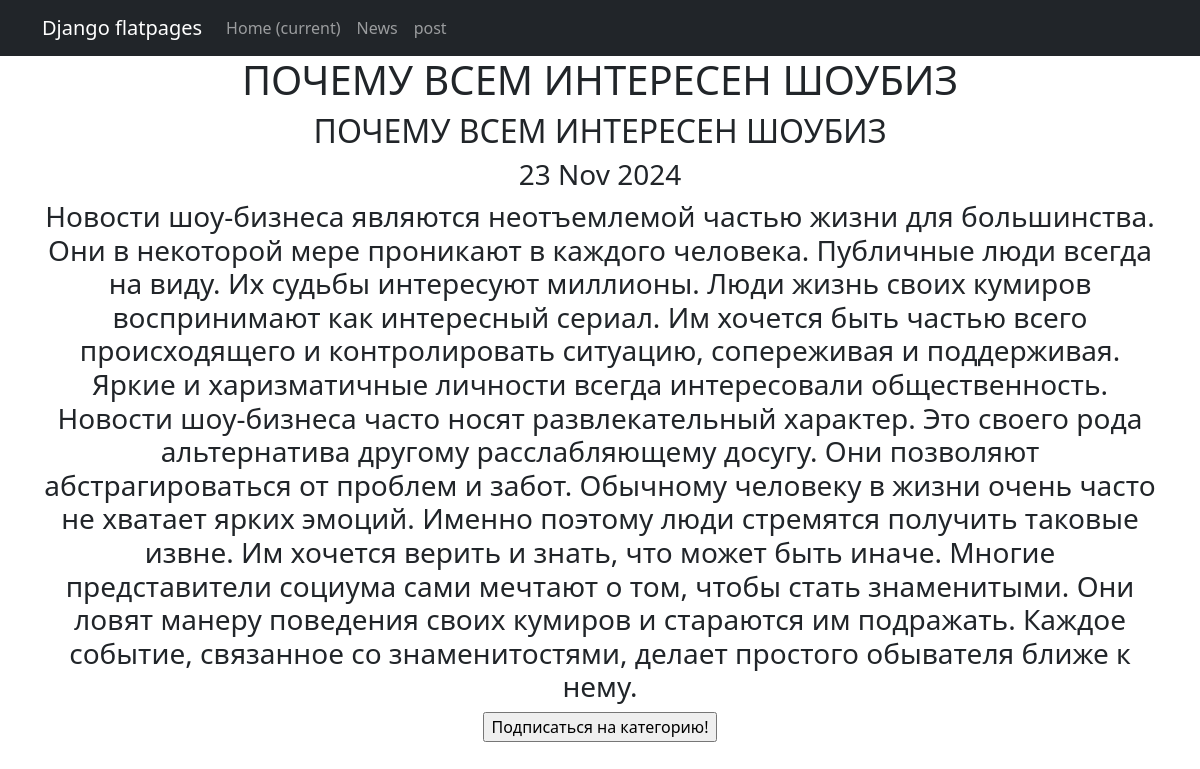
The page /news/2 on the database its author committed.
### news/models.py (models this page shows, shortened)
class Post(models.Model):
    time_in = models.DateTimeField(auto_now_add=True, null=True)
    rank_post = models.IntegerField(default=0)
    text_post = models.TextField()
    head = models.CharField(max_length=255)
    position = models.CharField(max_length=2,
                                choices=POSITIONS,
                                default=news)
    author = models.ForeignKey(Author, on_delete=models.CASCADE)
    category = models.ManyToManyField(Category, through='PostCategory')
    def __str__(self):
        return self.head

### news/views.py (the view)
# urls.py: path('<int:pk>', One_news.as_view(), name='news_detail'),
class One_news(DetailView):
    model = Post
    template_name = 'one_news.html'
    context_object_name = 'one_news'

### templates/one_news.html (shortened to what this page needs)
{% extends 'flatpages/default.html' %}
{% block content %}
<h1>{{ one_news }}</h1>
<h2>{{one_news.head}}</h2>
<h3>{{one_news.time_in|date:'d M Y'}}</h3>
<h3>{{one_news.text_post}}</h3>
<form action="" method="post">
    <input type="submit" value="Подписаться на категорию!" />
</form>
{% endblock content %}

### rows shown on the page
Post: head "ПОЧЕМУ ВСЕМ ИНТЕРЕСЕН ШОУБИЗ", time_in "23 Nov 2024", text_post "Новости шоу-бизнеса являются неотъемлемой частью жизни для большинства. Они в некоторой мере проникают в каждого человека. Публичные люди всегда на виду. Их судьбы интересуют миллионы. Люди жизнь своих кумиров воспринимают как интересный сериал. Им хочется быть частью всего происходящего и контролировать ситуацию, сопереживая и поддерживая. Яркие и харизматичные личности всегда интересовали общественность. Новости шоу-бизнеса часто носят развлекательный характер. Это своего рода альтернатива другому расслабляющему досугу. Они позволяют абстрагироваться от проблем и забот. Обычному человеку в жизни очень часто не хватает ярких эмоций. Именно поэтому люди стремятся получить таковые извне. Им…"
